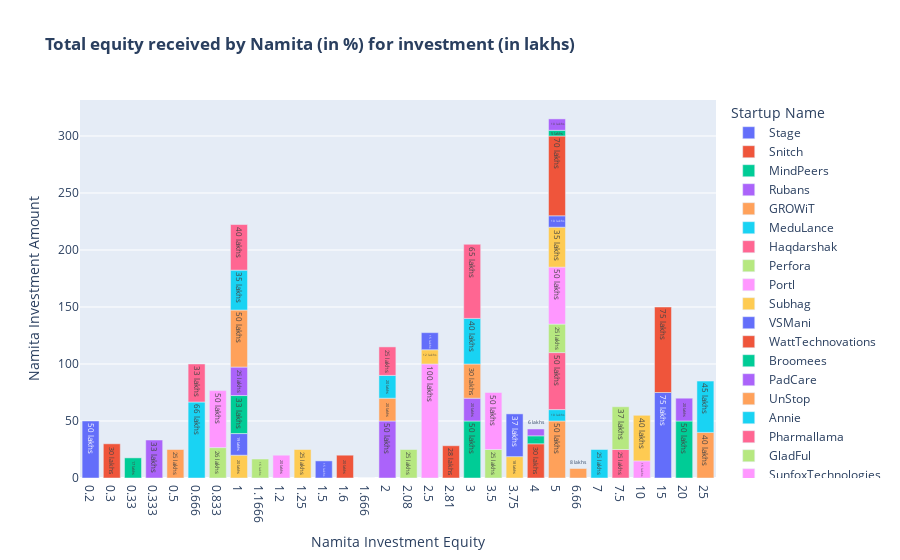

Here is the notebook cell this chart was saved with:
### Code cell
# Visualization Code
tmpdf = shark_tank.loc[shark_tank['Namita Investment Amount']>0] [["Startup Name","Namita Investment Amount","Namita Investment Equity"]].sort_values(by="Namita Investment Equity")
fig = px.bar(tmpdf, x="Namita Investment Equity", y='Namita Investment Amount', color="Startup Name", template='plotly', title="<b>Total equity received by Namita (in %) for investment (in lakhs)</b>", text=tmpdf['Namita Investment Amount'].map(int).map(str) + " lakhs")
fig.update_layout(dict(xaxis = dict(type="category")))
fig.show()

### Figure 1 — Plotly figure (JSON) as saved in the notebook; plotly's stock layout.template omitted (floating-point values rounded to 4 significant figures)
{"data": [{"alignmentgroup": "True", "hovertemplate": "Startup Name=Stage<br>Namita Investment Equity=%{x}<br>Namita Investment Amount=%{y}<br>text=%{text}<extra></extra>", "legendgroup": "Stage", "marker": {"color": "#636efa", "pattern": {"shape": ""}}, "name": "Stage", "offsetgroup": "Stage", "orientation": "v", "showlegend": true, "text": ["50 lakhs"], "textposition": "auto", "type": "bar", "x": [0.2], "xaxis": "x", "y": [50], "yaxis": "y"}, {"alignmentgroup": "True", "hovertemplate": "Startup Name=Snitch<br>Namita Investment Equity=%{x}<br>Namita Investment Amount=%{y}<br>text=%{text}<extra></extra>", "legendgroup": "Snitch", "marker": {"color": "#EF553B", "pattern": {"shape": ""}}, "name": "Snitch", "offsetgroup": "Snitch", "orientation": "v", "showlegend": true, "text": ["30 lakhs"], "textposition": "auto", "type": "bar", "x": [0.3], "xaxis": "x", "y": [30], "yaxis": "y"}, {"alignmentgroup": "True", "hovertemplate": "Startup Name=MindPeers<br>Namita Investment Equity=%{x}<br>Namita Investment Amount=%{y}<br>text=%{text}<extra></extra>", "legendgroup": "MindPeers", "marker": {"color": "#00cc96", "pattern": {"shape": ""}}, "name": "MindPeers", "offsetgroup": "MindPeers", "orientation": "v", "showlegend": true, "text": ["17 lakhs"], "textposition": "auto", "type": "bar", "x": [0.33], "xaxis": "x", "y": [17.66], "yaxis": "y"}, {"alignmentgroup": "True", "hovertemplate": "Startup Name=Rubans<br>Namita Investment Equity=%{x}<br>Namita Investment Amount=%{y}<br>text=%{text}<extra></extra>", "legendgroup": "Rubans", "marker": {"color": "#ab63fa", "pattern": {"shape": ""}}, "name": "Rubans", "offsetgroup": "Rubans", "orientation": "v", "showlegend": true, "text": ["33 lakhs"], "textposition": "auto", "type": "bar", "x": [0.333], "xaxis": "x", "y": [33.33], "yaxis": "y"}, {"alignmentgroup": "True", "hovertemplate": "Startup Name=GROWiT<br>Namita Investment Equity=%{x}<br>Namita Investment Amount=%{y}<br>text=%{text}<extra></extra>", "legendgroup": "GROWiT", "marker": {"color": "#FFA15A", "pattern": {"shape": ""}}, "name": "GROWiT", "offsetgroup": "GROWiT", "orientation": "v", "showlegend": true, "text": ["25 lakhs"], "textposition": "auto", "type": "bar", "x": [0.5], "xaxis": "x", "y": [25], "yaxis": "y"}, {"alignmentgroup": "True", "hovertemplate": "Startup Name=MeduLance<br>Namita Investment Equity=%{x}<br>Namita Investment Amount=%{y}<br>text=%{text}<extra></extra>", "legendgroup": "MeduLance", "marker": {"color": "#19d3f3", "pattern": {"shape": ""}}, "name": "MeduLance", "offsetgroup": "MeduLance", "orientation": "v", "showlegend": true, "text": ["66 lakhs"], "textposition": "auto", "type": "bar", "x": [0.666], "xaxis": "x", "y": [66.66], "yaxis": "y"}, {"alignmentgroup": "True", "hovertemplate": "Startup Name=Haqdarshak<br>Namita Investment Equity=%{x}<br>Namita Investment Amount=%{y}<br>text=%{text}<extra></extra>", "legendgroup": "Haqdarshak", "marker": {"color": "#FF6692", "pattern": {"shape": ""}}, "name": "Haqdarshak", "offsetgroup": "Haqdarshak", "orientation": "v", "showlegend": true, "text": ["33 lakhs"], "textposition": "auto", "type": "bar", "x": [0.666], "xaxis": "x", "y": [33.33], "yaxis": "y"}, {"alignmentgroup": "True", "hovertemplate": "Startup Name=Perfora<br>Namita Investment Equity=%{x}<br>Namita Investment Amount=%{y}<br>text=%{text}<extra></extra>", "legendgroup": "Perfora", "marker": {"color": "#B6E880", "pattern": {"shape": ""}}, "name": "Perfora", "offsetgroup": "Perfora", "orientation": "v", "showlegend": true, "text": ["26 lakhs"], "textposition": "auto", "type": "bar", "x": [0.833], "xaxis": "x", "y": [26.66], "yaxis": "y"}, {"alignmentgroup": "True", "hovertemplate": "Startup Name=Portl<br>Namita Investment Equity=%{x}<br>Namita Investment Amount=%{y}<br>text=%{text}<extra></extra>", "legendgroup": "Portl", "marker": {"color": "#FF97FF", "pattern": {"shape": ""}}, "name": "Portl", "offsetgroup": "Portl", "orientation": "v", "showlegend": true, "text": ["50 lakhs"], "textposition": "auto", "type": "bar", "x": [0.833], "xaxis": "x", "y": [50], "yaxis": "y"}, {"alignmentgroup": "True", "hovertemplate": "Startup Name=Subhag<br>Namita Investment Equity=%{x}<br>Namita Investment Amount=%{y}<br>text=%{text}<extra></extra>", "legendgroup": "Subhag", "marker": {"color": "#FECB52", "pattern": {"shape": ""}}, "name": "Subhag", "offsetgroup": "Subhag", "orientation": "v", "showlegend": true, "text": ["20 lakhs"], "textposition": "auto", "type": "bar", "x": [1], "xaxis": "x", "y": [20], "yaxis": "y"}, {"alignmentgroup": "True", "hovertemplate": "Startup Name=VSMani<br>Namita Investment Equity=%{x}<br>Namita Investment Amount=%{y}<br>text=%{text}<extra></extra>", "legendgroup": "VSMani", "marker": {"color": "#636efa", "pattern": {"shape": ""}}, "name": "VSMani", "offsetgroup": "VSMani", "orientation": "v", "showlegend": true, "text": ["19 lakhs"], "textposition": "auto", "type": "bar", "x": [1], "xaxis": "x", "y": [19], "yaxis": "y"}, {"alignmentgroup": "True", "hovertemplate": "Startup Name=WattTechnovations<br>Namita Investment Equity=%{x}<br>Namita Investment Amount=%{y}<br>text=%{text}<extra></extra>", "legendgroup": "WattTechnovations", "marker": {"color": "#EF553B", "pattern": {"shape": ""}}, "name": "WattTechnovations", "offsetgroup": "WattTechnovations", "orientation": "v", "showlegend": true, "text": ["0 lakhs"], "textposition": "auto", "type": "bar", "x": [1], "xaxis": "x", "y": [0.0002525], "yaxis": "y"}, {"alignmentgroup": "True", "hovertemplate": "Startup Name=Broomees<br>Namita Investment Equity=%{x}<br>Namita Investment Amount=%{y}<br>text=%{text}<extra></extra>", "legendgroup": "Broomees", "marker": {"color": "#00cc96", "pattern": {"shape": ""}}, "name": "Broomees", "offsetgroup": "Broomees", "orientation": "v", "showlegend": true, "text": ["33 lakhs"], "textposition": "auto", "type": "bar", "x": [1], "xaxis": "x", "y": [33.33], "yaxis": "y"}, {"alignmentgroup": "True", "hovertemplate": "Startup Name=PadCare<br>Namita Investment Equity=%{x}<br>Namita Investment Amount=%{y}<br>text=%{text}<extra></extra>", "legendgroup": "PadCare", "marker": {"color": "#ab63fa", "pattern": {"shape": ""}}, "name": "PadCare", "offsetgroup": "PadCare", "orientation": "v", "showlegend": true, "text": ["25 lakhs"], "textposition": "auto", "type": "bar", "x": [1], "xaxis": "x", "y": [25], "yaxis": "y"}, {"alignmentgroup": "True", "hovertemplate": "Startup Name=UnStop<br>Namita Investment Equity=%{x}<br>Namita Investment Amount=%{y}<br>text=%{text}<extra></extra>", "legendgroup": "UnStop", "marker": {"color": "#FFA15A", "pattern": {"shape": ""}}, "name": "UnStop", "offsetgroup": "UnStop", "orientation": "v", "showlegend": true, "text": ["50 lakhs"], "textposition": "auto", "type": "bar", "x": [1], "xaxis": "x", "y": [50], "yaxis": "y"}, {"alignmentgroup": "True", "hovertemplate": "Startup Name=Annie<br>Namita Investment Equity=%{x}<br>Namita Investment Amount=%{y}<br>text=%{text}<extra></extra>", "legendgroup": "Annie", "marker": {"color": "#19d3f3", "pattern": {"shape": ""}}, "name": "Annie", "offsetgroup": "Annie", "orientation": "v", "showlegend": true, "text": ["35 lakhs"], "textposition": "auto", "type": "bar", "x": [1], "xaxis": "x", "y": [35], "yaxis": "y"}, {"alignmentgroup": "True", "hovertemplate": "Startup Name=Pharmallama<br>Namita Investment Equity=%{x}<br>Namita Investment Amount=%{y}<br>text=%{text}<extra></extra>", "legendgroup": "Pharmallama", "marker": {"color": "#FF6692", "pattern": {"shape": ""}}, "name": "Pharmallama", "offsetgroup": "Pharmallama", "orientation": "v", "showlegend": true, "text": ["40 lakhs"], "textposition": "auto", "type": "bar", "x": [1], "xaxis": "x", "y": [40], "yaxis": "y"}, {"alignmentgroup": "True", "hovertemplate": "Startup Name=GladFul<br>Namita Investment Equity=%{x}<br>Namita Investment Amount=%{y}<br>text=%{text}<extra></extra>", "legendgroup": "GladFul", "marker": {"color": "#B6E880", "pattern": {"shape": ""}}, "name": "GladFul", "offsetgroup": "GladFul", "orientation": "v", "showlegend": true, "text": ["16 lakhs"], "textposition": "auto", "type": "bar", "x": [1.167], "xaxis": "x", "y": [16.66], "yaxis": "y"}, {"alignmentgroup": "True", "hovertemplate": "Startup Name=SunfoxTechnologies<br>Namita Investment Equity=%{x}<br>Namita Investment Amount=%{y}<br>text=%{text}<extra></extra>", "legendgroup": "SunfoxTechnologies", "marker": {"color": "#FF97FF", "pattern": {"shape": ""}}, "name": "SunfoxTechnologies", "offsetgroup": "SunfoxTechnologies", "orientation": "v", "showlegend": true, "text": ["20 lakhs"], "textposition": "auto", "type": "bar", "x": [1.2], "xaxis": "x", "y": [20], "yaxis": "y"}, {"alignmentgroup": "True", "hovertemplate": "Startup Name=ThePlatedProject<br>Namita Investment Equity=%{x}<br>Namita Investment Amount=%{y}<br>text=%{text}<extra></extra>", "legendgroup": "ThePlatedProject", "marker": {"color": "#FECB52", "pattern": {"shape": ""}}, "name": "ThePlatedProject", "offsetgroup": "ThePlatedProject", "orientation": "v", "showlegend": true, "text": ["25 lakhs"], "textposition": "auto", "type": "bar", "x": [1.25], "xaxis": "x", "y": [25], "yaxis": "y"}, {"alignmentgroup": "True", "hovertemplate": "Startup Name=AtypicalAdvantage<br>Namita Investment Equity=%{x}<br>Namita Investment Amount=%{y}<br>text=%{text}<extra></extra>", "legendgroup": "AtypicalAdvantage", "marker": {"color": "#636efa", "pattern": {"shape": ""}}, "name": "AtypicalAdvantage", "offsetgroup": "AtypicalAdvantage", "orientation": "v", "showlegend": true, "text": ["15 lakhs"], "textposition": "auto", "type": "bar", "x": [1.5], "xaxis": "x", "y": [15], "yaxis": "y"}, {"alignmentgroup": "True", "hovertemplate": "Startup Name=CloudWorx<br>Namita Investment Equity=%{x}<br>Namita Investment Amount=%{y}<br>text=%{text}<extra></extra>", "legendgroup": "CloudWorx", "marker": {"color": "#EF553B", "pattern": {"shape": ""}}, "name": "CloudWorx", "offsetgroup": "CloudWorx", "orientation": "v", "showlegend": true, "text": ["20 lakhs"], "textposition": "auto", "type": "bar", "x": [1.6], "xaxis": "x", "y": [20], "yaxis": "y"}, {"alignmentgroup": "True", "hovertemplate": "Startup Name=Cocofit<br>Namita Investment Equity=%{x}<br>Namita Investment Amount=%{y}<br>text=%{text}<extra></extra>", "legendgroup": "Cocofit", "marker": {"color": "#00cc96", "pattern": {"shape": ""}}, "name": "Cocofit", "offsetgroup": "Cocofit", "orientation": "v", "showlegend": true, "text": ["0 lakhs"], "textposition": "auto", "type": "bar", "x": [1.666], "xaxis": "x", "y": [1.6e-05], "yaxis": "y"}, {"alignmentgroup": "True", "hovertemplate": "Startup Name=Nestroots<br>Namita Investment Equity=%{x}<br>Namita Investment Amount=%{y}<br>text=%{text}<extra></extra>", "legendgroup": "Nestroots", "marker": {"color": "#ab63fa", "pattern": {"shape": ""}}, "name": "Nestroots", "offsetgroup": "Nestroots", "orientation": "v", "showlegend": true, "text": ["50 lakhs"], "textposition": "auto", "type": "bar", "x": [2], "xaxis": "x", "y": [50], "yaxis": "y"}, {"alignmentgroup": "True", "hovertemplate": "Startup Name=Sahayatha<br>Namita Investment Equity=%{x}<br>Namita Investment Amount=%{y}<br>text=%{text}<extra></extra>", "legendgroup": "Sahayatha", "marker": {"color": "#FFA15A", "pattern": {"shape": ""}}, "name": "Sahayatha", "offsetgroup": "Sahayatha", "orientation": "v", "showlegend": true, "text": ["20 lakhs"], "textposition": "auto", "type": "bar", "x": [2], "xaxis": "x", "y": [20], "yaxis": "y"}, {"alignmentgroup": "True", "hovertemplate": "Startup Name=INACAN<br>Namita Investment Equity=%{x}<br>Namita Investment Amount=%{y}<br>text=%{text}<extra></extra>", "legendgroup": "INACAN", "marker": {"color": "#19d3f3", "pattern": {"shape": ""}}, "name": "INACAN", "offsetgroup": "INACAN", "orientation": "v", "showlegend": true, "text": ["20 lakhs"], "textposition": "auto", "type": "bar", "x": [2], "xaxis": "x", "y": [20], "yaxis": "y"}, {"alignmentgroup": "True", "hovertemplate": "Startup Name=StoreMyGoods<br>Namita Investment Equity=%{x}<br>Namita Investment Amount=%{y}<br>text=%{text}<extra></extra>", "legendgroup": "StoreMyGoods", "marker": {"color": "#FF6692", "pattern": {"shape": ""}}, "name": "StoreMyGoods", "offsetgroup": "StoreMyGoods", "orientation": "v", "showlegend": true, "text": ["25 lakhs"], "textposition": "auto", "type": "bar", "x": [2], "xaxis": "x", "y": [25], "yaxis": "y"}, {"alignmentgroup": "True", "hovertemplate": "Startup Name=funngro<br>Namita Investment Equity=%{x}<br>Namita Investment Amount=%{y}<br>text=%{text}<extra></extra>", "legendgroup": "funngro", "marker": {"color": "#B6E880", "pattern": {"shape": ""}}, "name": "funngro", "offsetgroup": "funngro", "orientation": "v", "showlegend": true, "text": ["25 lakhs"], "textposition": "auto", "type": "bar", "x": [2.08], "xaxis": "x", "y": [25], "yaxis": "y"}, {"alignmentgroup": "True", "hovertemplate": "Startup Name=Janitri<br>Namita Investment Equity=%{x}<br>Namita Investment Amount=%{y}<br>text=%{text}<extra></extra>", "legendgroup": "Janitri", "marker": {"color": "#FF97FF", "pattern": {"shape": ""}}, "name": "Janitri", "offsetgroup": "Janitri", "orientation": "v", "showlegend": true, "text": ["100 lakhs"], "textposition": "auto", "type": "bar", "x": [2.5], "xaxis": "x", "y": [100], "yaxis": "y"}, {"alignmentgroup": "True", "hovertemplate": "Startup Name=SwadeshiBlessings<br>Namita Investment Equity=%{x}<br>Namita Investment Amount=%{y}<br>text=%{text}<extra></extra>", "legendgroup": "SwadeshiBlessings", "marker": {"color": "#FECB52", "pattern": {"shape": ""}}, "name": "SwadeshiBlessings", "offsetgroup": "SwadeshiBlessings", "orientation": "v", "showlegend": true, "text": ["12 lakhs"], "textposition": "auto", "type": "bar", "x": [2.5], "xaxis": "x", "y": [12.5], "yaxis": "y"}, {"alignmentgroup": "True", "hovertemplate": "Startup Name=WeSTOCK<br>Namita Investment Equity=%{x}<br>Namita Investment Amount=%{y}<br>text=%{text}<extra></extra>", "legendgroup": "WeSTOCK", "marker": {"color": "#636efa", "pattern": {"shape": ""}}, "name": "WeSTOCK", "offsetgroup": "WeSTOCK", "orientation": "v", "showlegend": true, "text": ["15 lakhs"], "textposition": "auto", "type": "bar", "x": [2.5], "xaxis": "x", "y": [15], "yaxis": "y"}, {"alignmentgroup": "True", "hovertemplate": "Startup Name=JhaJiAchaar<br>Namita Investment Equity=%{x}<br>Namita Investment Amount=%{y}<br>text=%{text}<extra></extra>", "legendgroup": "JhaJiAchaar", "marker": {"color": "#EF553B", "pattern": {"shape": ""}}, "name": "JhaJiAchaar", "offsetgroup": "JhaJiAchaar", "orientation": "v", "showlegend": true, "text": ["28 lakhs"], "textposition": "auto", "type": "bar", "x": [2.81], "xaxis": "x", "y": [28.3], "yaxis": "y"}, {"alignmentgroup": "True", "hovertemplate": "Startup Name=TheRenalProject<br>Namita Investment Equity=%{x}<br>Namita Investment Amount=%{y}<br>text=%{text}<extra></extra>", "legendgroup": "TheRenalProject", "marker": {"color": "#00cc96", "pattern": {"shape": ""}}, "name": "TheRenalProject", "offsetgroup": "TheRenalProject", "orientation": "v", "showlegend": true, "text": ["50 lakhs"], "textposition": "auto", "type": "bar", "x": [3], "xaxis": "x", "y": [50], "yaxis": "y"}, {"alignmentgroup": "True", "hovertemplate": "Startup Name=SkippiIcePops<br>Namita Investment Equity=%{x}<br>Namita Investment Amount=%{y}<br>text=%{text}<extra></extra>", "legendgroup": "SkippiIcePops", "marker": {"color": "#ab63fa", "pattern": {"shape": ""}}, "name": "SkippiIcePops", "offsetgroup": "SkippiIcePops", "orientation": "v", "showlegend": true, "text": ["20 lakhs"], "textposition": "auto", "type": "bar", "x": [3], "xaxis": "x", "y": [20], "yaxis": "y"}, {"alignmentgroup": "True", "hovertemplate": "Startup Name=Pflow<br>Namita Investment Equity=%{x}<br>Namita Investment Amount=%{y}<br>text=%{text}<extra></extra>", "legendgroup": "Pflow", "marker": {"color": "#FFA15A", "pattern": {"shape": ""}}, "name": "Pflow", "offsetgroup": "Pflow", "orientation": "v", "showlegend": true, "text": ["30 lakhs"], "textposition": "auto", "type": "bar", "x": [3], "xaxis": "x", "y": [30], "yaxis": "y"}, {"alignmentgroup": "True", "hovertemplate": "Startup Name=KabaddiAdda<br>Namita Investment Equity=%{x}<br>Namita Investment Amount=%{y}<br>text=%{text}<extra></extra>", "legendgroup": "KabaddiAdda", "marker": {"color": "#19d3f3", "pattern": {"shape": ""}}, "name": "KabaddiAdda", "offsetgroup": "KabaddiAdda", "orientation": "v", "showlegend": true, "text": ["40 lakhs"], "textposition": "auto", "type": "bar", "x": [3], "xaxis": "x", "y": [40], "yaxis": "y"}, {"alignmentgroup": "True", "hovertemplate": "Startup Name=RarePlanet<br>Namita Investment Equity=%{x}<br>Namita Investment Amount=%{y}<br>text=%{text}<extra></extra>", "legendgroup": "RarePlanet", "marker": {"color": "#FF6692", "pattern": {"shape": ""}}, "name": "RarePlanet", "offsetgroup": "RarePlanet", "orientation": "v", "showlegend": true, "text": ["65 lakhs"], "textposition": "auto", "type": "bar", "x": [3], "xaxis": "x", "y": [65], "yaxis": "y"}, {"alignmentgroup": "True", "hovertemplate": "Startup Name=Altor<br>Namita Investment Equity=%{x}<br>Namita Investment Amount=%{y}<br>text=%{text}<extra></extra>", "legendgroup": "Altor", "marker": {"color": "#B6E880", "pattern": {"shape": ""}}, "name": "Altor", "offsetgroup": "Altor", "orientation": "v", "showlegend": true, "text": ["25 lakhs"], "textposition": "auto", "type": "bar", "x": [3.5], "xaxis": "x", "y": [25], "yaxis": "y"}, {"alignmentgroup": "True", "hovertemplate": "Startup Name=AyuSynk<br>Namita Investment Equity=%{x}<br>Namita Investment Amount=%{y}<br>text=%{text}<extra></extra>", "legendgroup": "AyuSynk", "marker": {"color": "#FF97FF", "pattern": {"shape": ""}}, "name": "AyuSynk", "offsetgroup": "AyuSynk", "orientation": "v", "showlegend": true, "text": ["50 lakhs"], "textposition": "auto", "type": "bar", "x": [3.5], "xaxis": "x", "y": [50], "yaxis": "y"}, {"alignmentgroup": "True", "hovertemplate": "Startup Name=InsideFPV<br>Namita Investment Equity=%{x}<br>Namita Investment Amount=%{y}<br>text=%{text}<extra></extra>", "legendgroup": "InsideFPV", "marker": {"color": "#FECB52", "pattern": {"shape": ""}}, "name": "InsideFPV", "offsetgroup": "InsideFPV", "orientation": "v", "showlegend": true, "text": ["18 lakhs"], "textposition": "auto", "type": "bar", "x": [3.75], "xaxis": "x", "y": [18.75], "yaxis": "y"}, {"alignmentgroup": "True", "hovertemplate": "Startup Name=Bummer<br>Namita Investment Equity=%{x}<br>Namita Investment Amount=%{y}<br>text=%{text}<extra></extra>", "legendgroup": "Bummer", "marker": {"color": "#636efa", "pattern": {"shape": ""}}, "name": "Bummer", "offsetgroup": "Bummer", "orientation": "v", "showlegend": true, "text": ["37 lakhs"], "textposition": "auto", "type": "bar", "x": [3.75], "xaxis": "x", "y": [37.5], "yaxis": "y"}, {"alignmentgroup": "True", "hovertemplate": "Startup Name=DailyDump<br>Namita Investment Equity=%{x}<br>Namita Investment Amount=%{y}<br>text=%{text}<extra></extra>", "legendgroup": "DailyDump", "marker": {"color": "#EF553B", "pattern": {"shape": ""}}, "name": "DailyDump", "offsetgroup": "DailyDump", "orientation": "v", "showlegend": true, "text": ["30 lakhs"], "textposition": "auto", "type": "bar", "x": [4], "xaxis": "x", "y": [30], "yaxis": "y"}, {"alignmentgroup": "True", "hovertemplate": "Startup Name=SneaKare<br>Namita Investment Equity=%{x}<br>Namita Investment Amount=%{y}<br>text=%{text}<extra></extra>", "legendgroup": "SneaKare", "marker": {"color": "#00cc96", "pattern": {"shape": ""}}, "name": "SneaKare", "offsetgroup": "SneaKare", "orientation": "v", "showlegend": true, "text": ["7 lakhs"], "textposition": "auto", "type": "bar", "x": [4], "xaxis": "x", "y": [7], "yaxis": "y"}, {"alignmentgroup": "True", "hovertemplate": "Startup Name=Mahantam<br>Namita Investment Equity=%{x}<br>Namita Investment Amount=%{y}<br>text=%{text}<extra></extra>", "legendgroup": "Mahantam", "marker": {"color": "#ab63fa", "pattern": {"shape": ""}}, "name": "Mahantam", "offsetgroup": "Mahantam", "orientation": "v", "showlegend": true, "text": ["6 lakhs"], "textposition": "auto", "type": "bar", "x": [4], "xaxis": "x", "y": [6], "yaxis": "y"}, {"alignmentgroup": "True", "hovertemplate": "Startup Name=uBreathe<br>Namita Investment Equity=%{x}<br>Namita Investment Amount=%{y}<br>text=%{text}<extra></extra>", "legendgroup": "uBreathe", "marker": {"color": "#FFA15A", "pattern": {"shape": ""}}, "name": "uBreathe", "offsetgroup": "uBreathe", "orientation": "v", "showlegend": true, "text": ["50 lakhs"], "textposition": "auto", "type": "bar", "x": [5], "xaxis": "x", "y": [50], "yaxis": "y"}, {"alignmentgroup": "True", "hovertemplate": "Startup Name=Pabiben<br>Namita Investment Equity=%{x}<br>Namita Investment Amount=%{y}<br>text=%{text}<extra></extra>", "legendgroup": "Pabiben", "marker": {"color": "#19d3f3", "pattern": {"shape": ""}}, "name": "Pabiben", "offsetgroup": "Pabiben", "orientation": "v", "showlegend": true, "text": ["10 lakhs"], "textposition": "auto", "type": "bar", "x": [5], "xaxis": "x", "y": [10], "yaxis": "y"}, {"alignmentgroup": "True", "hovertemplate": "Startup Name=SoulUp<br>Namita Investment Equity=%{x}<br>Namita Investment Amount=%{y}<br>text=%{text}<extra></extra>", "legendgroup": "SoulUp", "marker": {"color": "#FF6692", "pattern": {"shape": ""}}, "name": "SoulUp", "offsetgroup": "SoulUp", "orientation": "v", "showlegend": true, "text": ["50 lakhs"], "textposition": "auto", "type": "bar", "x": [5], "xaxis": "x", "y": [50], "yaxis": "y"}, {"alignmentgroup": "True", "hovertemplate": "Startup Name=VeryMuchIndian<br>Namita Investment Equity=%{x}<br>Namita Investment Amount=%{y}<br>text=%{text}<extra></extra>", "legendgroup": "VeryMuchIndian", "marker": {"color": "#B6E880", "pattern": {"shape": ""}}, "name": "VeryMuchIndian", "offsetgroup": "VeryMuchIndian", "orientation": "v", "showlegend": true, "text": ["25 lakhs"], "textposition": "auto", "type": "bar", "x": [5], "xaxis": "x", "y": [25], "yaxis": "y"}, {"alignmentgroup": "True", "hovertemplate": "Startup Name=AasVidyalaya<br>Namita Investment Equity=%{x}<br>Namita Investment Amount=%{y}<br>text=%{text}<extra></extra>", "legendgroup": "AasVidyalaya", "marker": {"color": "#FF97FF", "pattern": {"shape": ""}}, "name": "AasVidyalaya", "offsetgroup": "AasVidyalaya", "orientation": "v", "showlegend": true, "text": ["50 lakhs"], "textposition": "auto", "type": "bar", "x": [5], "xaxis": "x", "y": [50], "yaxis": "y"}, {"alignmentgroup": "True", "hovertemplate": "Startup Name=Brandsdaddy<br>Namita Investment Equity=%{x}<br>Namita Investment Amount=%{y}<br>text=%{text}<extra></extra>", "legendgroup": "Brandsdaddy", "marker": {"color": "#FECB52", "pattern": {"shape": ""}}, "name": "Brandsdaddy", "offsetgroup": "Brandsdaddy", "orientation": "v", "showlegend": true, "text": ["35 lakhs"], "textposition": "auto", "type": "bar", "x": [5], "xaxis": "x", "y": [35], "yaxis": "y"}, {"alignmentgroup": "True", "hovertemplate": "Startup Name=NomadFoodProject<br>Namita Investment Equity=%{x}<br>Namita Investment Amount=%{y}<br>text=%{text}<extra></extra>", "legendgroup": "NomadFoodProject", "marker": {"color": "#636efa", "pattern": {"shape": ""}}, "name": "NomadFoodProject", "offsetgroup": "NomadFoodProject", "orientation": "v", "showlegend": true, "text": ["10 lakhs"], "textposition": "auto", "type": "bar", "x": [5], "xaxis": "x", "y": [10], "yaxis": "y"}, {"alignmentgroup": "True", "hovertemplate": "Startup Name=SpiceStory<br>Namita Investment Equity=%{x}<br>Namita Investment Amount=%{y}<br>text=%{text}<extra></extra>", "legendgroup": "SpiceStory", "marker": {"color": "#EF553B", "pattern": {"shape": ""}}, "name": "SpiceStory", "offsetgroup": "SpiceStory", "orientation": "v", "showlegend": true, "text": ["70 lakhs"], "textposition": "auto", "type": "bar", "x": [5], "xaxis": "x", "y": [70], "yaxis": "y"}, {"alignmentgroup": "True", "hovertemplate": "Startup Name=ForeverModest<br>Namita Investment Equity=%{x}<br>Namita Investment Amount=%{y}<br>text=%{text}<extra></extra>", "legendgroup": "ForeverModest", "marker": {"color": "#00cc96", "pattern": {"shape": ""}}, "name": "ForeverModest", "offsetgroup": "ForeverModest", "orientation": "v", "showlegend": true, "text": ["5 lakhs"], "textposition": "auto", "type": "bar", "x": [5], "xaxis": "x", "y": [5], "yaxis": "y"}, {"alignmentgroup": "True", "hovertemplate": "Startup Name=FindYourKicksIndia<br>Namita Investment Equity=%{x}<br>Namita Investment Amount=%{y}<br>text=%{text}<extra></extra>", "legendgroup": "FindYourKicksIndia", "marker": {"color": "#ab63fa", "pattern": {"shape": ""}}, "name": "FindYourKicksIndia", "offsetgroup": "FindYourKicksIndia", "orientation": "v", "showlegend": true, "text": ["10 lakhs"], "textposition": "auto", "type": "bar", "x": [5], "xaxis": "x", "y": [10], "yaxis": "y"}, {"alignmentgroup": "True", "hovertemplate": "Startup Name=Nuutjob<br>Namita Investment Equity=%{x}<br>Namita Investment Amount=%{y}<br>text=%{text}<extra></extra>", "legendgroup": "Nuutjob", "marker": {"color": "#FFA15A", "pattern": {"shape": ""}}, "name": "Nuutjob", "offsetgroup": "Nuutjob", "orientation": "v", "showlegend": true, "text": ["8 lakhs"], "textposition": "auto", "type": "bar", "x": [6.66], "xaxis": "x", "y": [8.33], "yaxis": "y"}, {"alignmentgroup": "True", "hovertemplate": "Startup Name=WakaoFoods<br>Namita Investment Equity=%{x}<br>Namita Investment Amount=%{y}<br>text=%{text}<extra></extra>", "legendgroup": "WakaoFoods", "marker": {"color": "#19d3f3", "pattern": {"shape": ""}}, "name": "WakaoFoods", "offsetgroup": "WakaoFoods", "orientation": "v", "showlegend": true, "text": ["25 lakhs"], "textposition": "auto", "type": "bar", "x": [7], "xaxis": "x", "y": [25], "yaxis": "y"}, {"alignmentgroup": "True", "hovertemplate": "Startup Name=Freebowler<br>Namita Investment Equity=%{x}<br>Namita Investment Amount=%{y}<br>text=%{text}<extra></extra>", "legendgroup": "Freebowler", "marker": {"color": "#FF6692", "pattern": {"shape": ""}}, "name": "Freebowler", "offsetgroup": "Freebowler", "orientation": "v", "showlegend": true, "text": ["25 lakhs"], "textposition": "auto", "type": "bar", "x": [7.5], "xaxis": "x", "y": [25], "yaxis": "y"}, {"alignmentgroup": "True", "hovertemplate": "Startup Name=BeyondWater<br>Namita Investment Equity=%{x}<br>Namita Investment Amount=%{y}<br>text=%{text}<extra></extra>", "legendgroup": "BeyondWater", "marker": {"color": "#B6E880", "pattern": {"shape": ""}}, "name": "BeyondWater", "offsetgroup": "BeyondWater", "orientation": "v", "showlegend": true, "text": ["37 lakhs"], "textposition": "auto", "type": "bar", "x": [7.5], "xaxis": "x", "y": [37.5], "yaxis": "y"}, {"alignmentgroup": "True", "hovertemplate": "Startup Name=Farda<br>Namita Investment Equity=%{x}<br>Namita Investment Amount=%{y}<br>text=%{text}<extra></extra>", "legendgroup": "Farda", "marker": {"color": "#FF97FF", "pattern": {"shape": ""}}, "name": "Farda", "offsetgroup": "Farda", "orientation": "v", "showlegend": true, "text": ["15 lakhs"], "textposition": "auto", "type": "bar", "x": [10], "xaxis": "x", "y": [15], "yaxis": "y"}, {"alignmentgroup": "True", "hovertemplate": "Startup Name=DigiQure<br>Namita Investment Equity=%{x}<br>Namita Investment Amount=%{y}<br>text=%{text}<extra></extra>", "legendgroup": "DigiQure", "marker": {"color": "#FECB52", "pattern": {"shape": ""}}, "name": "DigiQure", "offsetgroup": "DigiQure", "orientation": "v", "showlegend": true, "text": ["40 lakhs"], "textposition": "auto", "type": "bar", "x": [10], "xaxis": "x", "y": [40], "yaxis": "y"}, {"alignmentgroup": "True", "hovertemplate": "Startup Name=Auli<br>Namita Investment Equity=%{x}<br>Namita Investment Amount=%{y}<br>text=%{text}<extra></extra>", "legendgroup": "Auli", "marker": {"color": "#636efa", "pattern": {"shape": ""}}, "name": "Auli", "offsetgroup": "Auli", "orientation": "v", "showlegend": true, "text": ["75 lakhs"], "textposition": "auto", "type": "bar", "x": [15], "xaxis": "x", "y": [75], "yaxis": "y"}, {"alignmentgroup": "True", "hovertemplate": "Startup Name=LondonBubble<br>Namita Investment Equity=%{x}<br>Namita Investment Amount=%{y}<br>text=%{text}<extra></extra>", "legendgroup": "LondonBubble", "marker": {"color": "#EF553B", "pattern": {"shape": ""}}, "name": "LondonBubble", "offsetgroup": "LondonBubble", "orientation": "v", "showlegend": true, "text": ["75 lakhs"], "textposition": "auto", "type": "bar", "x": [15], "xaxis": "x", "y": [75], "yaxis": "y"}, {"alignmentgroup": "True", "hovertemplate": "Startup Name=Menstrupedia<br>Namita Investment Equity=%{x}<br>Namita Investment Amount=%{y}<br>text=%{text}<extra></extra>", "legendgroup": "Menstrupedia", "marker": {"color": "#00cc96", "pattern": {"shape": ""}}, "name": "Menstrupedia", "offsetgroup": "Menstrupedia", "orientation": "v", "showlegend": true, "text": ["50 lakhs"], "textposition": "auto", "type": "bar", "x": [20], "xaxis": "x", "y": [50], "yaxis": "y"}, {"alignmentgroup": "True", "hovertemplate": "Startup Name=Girgit<br>Namita Investment Equity=%{x}<br>Namita Investment Amount=%{y}<br>text=%{text}<extra></extra>", "legendgroup": "Girgit", "marker": {"color": "#ab63fa", "pattern": {"shape": ""}}, "name": "Girgit", "offsetgroup": "Girgit", "orientation": "v", "showlegend": true, "text": ["20 lakhs"], "textposition": "auto", "type": "bar", "x": [20], "xaxis": "x", "y": [20], "yaxis": "y"}, {"alignmentgroup": "True", "hovertemplate": "Startup Name=ColourMeMad-CMM<br>Namita Investment Equity=%{x}<br>Namita Investment Amount=%{y}<br>text=%{text}<extra></extra>", "legendgroup": "ColourMeMad-CMM", "marker": {"color": "#FFA15A", "pattern": {"shape": ""}}, "name": "ColourMeMad-CMM", "offsetgroup": "ColourMeMad-CMM", "orientation": "v", "showlegend": true, "text": ["40 lakhs"], "textposition": "auto", "type": "bar", "x": [25], "xaxis": "x", "y": [40], "yaxis": "y"}, {"alignmentgroup": "True", "hovertemplate": "Startup Name=HoloKitab<br>Namita Investment Equity=%{x}<br>Namita Investment Amount=%{y}<br>text=%{text}<extra></extra>", "legendgroup": "HoloKitab", "marker": {"color": "#19d3f3", "pattern": {"shape": ""}}, "name": "HoloKitab", "offsetgroup": "HoloKitab", "orientation": "v", "showlegend": true, "text": ["45 lakhs"], "textposition": "auto", "type": "bar", "x": [25], "xaxis": "x", "y": [45], "yaxis": "y"}], "layout": {"barmode": "relative", "legend": {"title": {"text": "Startup Name"}, "tracegroupgap": 0}, "title": {"text": "<b>Total equity received by Namita (in %) for investment (in lakhs)</b>"}, "xaxis": {"anchor": "y", "domain": [0, 1], "title": {"text": "Namita Investment Equity"}, "type": "category"}, "yaxis": {"anchor": "x", "domain": [0, 1], "title": {"text": "Namita Investment Amount"}}}}
